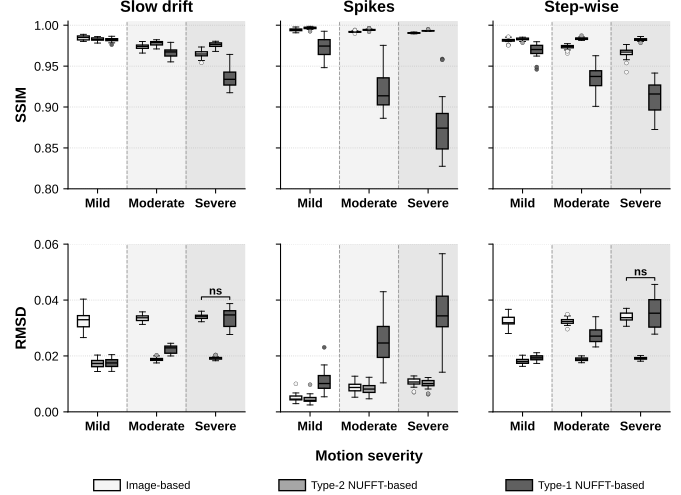

Source code (Python):
"""Create Figure 8 from phantom metrics relative to ground truth.

Run: ``python -m manuscript_figures.figure8.figure8_phantom_gt_metrics``
"""

from pathlib import Path

import numpy as np
import pandas as pd
from matplotlib.ticker import FormatStrFormatter, MultipleLocator

from manuscript_figures.shared.grouped_boxplots import OFFSETS
from manuscript_figures.shared.metric_grid import SEVERITIES, create_metric_figure
from manuscript_figures.shared.style import GRAYS, REPOSITORY_ROOT


HERE = Path(__file__).resolve().parent
OUTPUT_PATH = HERE / "figure8_phantom_gt_metrics.svg"
SI_OUTPUT_PATH = HERE / "figure8_phantom_gt_metrics_SI.svg"
RESULTS = (REPOSITORY_ROOT / "experiments" / "motion_type_investigation" /
           "results" / "phantom")
ALGORITHMS = (("Image-based", GRAYS[0]), ("Type 2", GRAYS[1]),
              ("Type 1", GRAYS[2]))
LEGEND_LABELS = ("Image-based", "Type-2 NUFFT-based", "Type-1 NUFFT-based")


def _load_results():
    paths = (RESULTS / "phantom_GT_metrics.csv",
             RESULTS / "paired_algorithm_tests.csv")
    for path in paths:
        if not path.exists():
            raise FileNotFoundError(f"Missing {path}. Run analyse_phantom_results first.")
    return tuple(pd.read_csv(path) for path in paths)


def _format_axis(axis, metric, _panel):
    limits, spacing = ((0.80, 1.005), 0.05) if metric == "SSIM" else ((0, 0.06), 0.02)
    axis.set_ylim(*limits)
    axis.yaxis.set_major_locator(MultipleLocator(spacing))
    axis.yaxis.set_major_formatter(FormatStrFormatter("%.2f"))


def _add_brackets(axis, data, tests, motion, metric):
    """Mark comparisons that remain non-significant after Holm correction."""
    rows = tests[(tests.motion_type == motion) & (tests.metric == metric) &
                 ~tests.significant]
    algorithms = {name: index for index, (name, _) in enumerate(ALGORITHMS)}
    severities = {name: index for index, (name, _) in enumerate(SEVERITIES)}
    span = np.ptp(axis.get_ylim())

    for result in rows.itertuples():
        left, right = result.comparison.split(" vs ")
        center = severities[result.severity]
        x1 = center + OFFSETS[algorithms[left]]
        x2 = center + OFFSETS[algorithms[right]]
        values = data[(data.motion_type == motion) &
                      (data.severity == result.severity) &
                      (data.metric == metric) & data.algorithm.isin((left, right))].value
        y, height = values.max() + 0.025 * span, 0.015 * span
        axis.plot((x1, x1, x2, x2), (y, y + height, y + height, y),
                  color="black", linewidth=0.8, clip_on=False)
        axis.text((x1 + x2) / 2, y + height, "ns", ha="center", va="bottom",
                  fontsize=8.5, fontweight="bold")


def create_figure(output_path=OUTPUT_PATH, show_samples=False):
    data, tests = _load_results()
    return create_metric_figure(
        data, tests, output_path,
        series=ALGORITHMS,
        series_column="algorithm",
        legend_labels=LEGEND_LABELS,
        format_axis=_format_axis,
        annotate=_add_brackets,
        show_samples=show_samples,
        height=5.5,
        top=0.96,
        bottom=0.22,
        label_y=0.135,
        legend_y=0.055,
        legend_spacing=8.0,
        hspace=0.33,
        crop=(0.35, 0),
    )


if __name__ == "__main__":
    create_figure()
    create_figure(SI_OUTPUT_PATH, show_samples=True)
